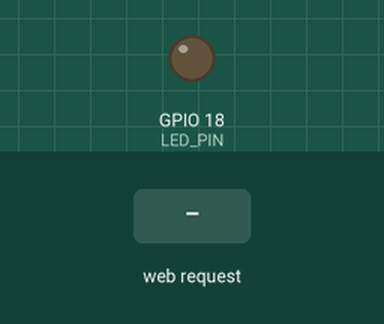
This sketch was run on a simulated ESP32. Shown: output pins drawn as LEDs (lit = HIGH). The test bench sets the inputs (shaded band). WiFi joins after 1.5 s; servers stay silent unless stated; what the sketch prints to the serial monitor is not drawn.

Above: at 2.7 s.
2.8 s: HTTP request GET /on received
At 3.5 s:
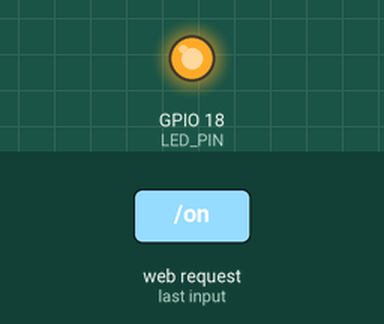
4.3 s: HTTP request GET /off received
At 4.6 s:
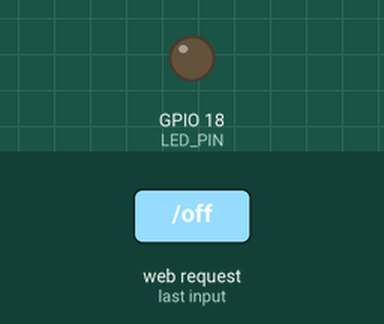
Timing chart, 0 to 7.3 s (numbered marks = the images above; inputs shaded):
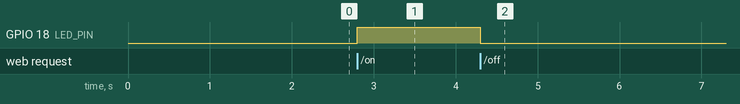

Measured:
- after the input at 2.8 s, GPIO 18 (LED_PIN): LOW → HIGH at once
- after the input at 4.3 s, GPIO 18 (LED_PIN): HIGH → LOW at once

The sketch:

ESP32-Smart-Home.ino
```cpp
#include <WiFi.h>
#include <WebServer.h>

//The WiFi identifier + LED configuration
const char* ssid = "Your WiFi name";
const char* password = "Your password";
const int LED_PIN = 18;

//Creating the web server
WebServer server(80);
bool ledState = false;
String page = R"rawliteral(
  <!DOCTYPE html>
  <html>

  <head>
      <meta charset="UTF-8">
      <meta name ="viewport" content="width=device-width,initial-scale=1">
      <title>ESP32 Smart Home</title>

      <style>

        body {
            background-color: #111827;
            color: white;
            font-family: Arial;
            margin: 0;
            padding: 20px;

        }
        .card {
            background-color: #1e293b;
            max-width: 400px;
            margin: 50px auto;
            padding: 25px;
            border-radius: 15px;
            box-shadow: 0 4px 15px rgba(0,0,0,0.3);
            text-align: center;
        }

        h1 {
            font-size: 26px;
        }

        p {
            color: #cbd5e1;
        }

        .status {
            background-color: #334155;
            padding: 15px;
            border-radius: 10px;
            margin: 25px 0;
        }

        .button {
            display: block;
            padding: 15px;
            margin: 12px 0;
            border-radius: 10px;
            text-decoration: none;
            color: white;
            font-weight: bold;
        }

        .on {
          color: #22c55e;
          font-weight: bold;
        }

        .off {
          color: #ef4444;
          font-weight: bold;
        }

    </style>
  </head>

  <body>

    <div class="card">

        <h1>ESP32 Smart Home</h1>

        <p>Control Panel</p>

        <div class="status">
          <p>LED STATUS:</p>
          <p class="LED_CLASS">LED_STATUS</p>
        </div>

        <a class="button on" href="/on">
            TURN ON THE LED
        </a>

        <a class="button off" href="/off">
            TURN OFF THE LED
        </a>

    </div>

  </body>
  </html>
)rawliteral";


void setup() {
  Serial.begin(115200);

  //LED configuration
  pinMode(LED_PIN, OUTPUT);
  digitalWrite(LED_PIN, LOW);

  //Connecting to WiFI
  WiFi.begin(ssid, password);
  Serial.println("Connecting to WiFi...");

  //Verification step
  while (WiFi.status() != WL_CONNECTED){
    delay(500);
    Serial.print(".");
  }

  Serial.println();
  Serial.println("Connection established !");
  Serial.print("IP adress: ");
  Serial.println(WiFi.localIP());

  //The main page
  server.on("/", HTTP_GET, []() {
      String html = page;

      if (ledState == true) {
        html.replace("LED_STATUS", "ON");
        html.replace("LED_CLASS", "on");
      }
      else {
        html.replace("LED_STATUS", "OFF");
        html.replace("LED_CLASS", "off");
      }
      server.send(200, "text/html", html);
  });

  //To turn on the LED
  server.on("/on", HTTP_GET, []() {
    digitalWrite(LED_PIN, HIGH);
    ledState = true;

    server.sendHeader("Location", "/");
    server.send(303);
    });

  //To turn off the LED
  server.on("/off", HTTP_GET, [](){
    digitalWrite(LED_PIN, LOW);
    ledState = false;

    server.sendHeader("Location", "/");
    server.send(303);
    });

  //Server startup
  server.begin();
  Serial.println("Web server started !");

}

void loop() {
  //To check for any request
  server.handleClient();
}
```
